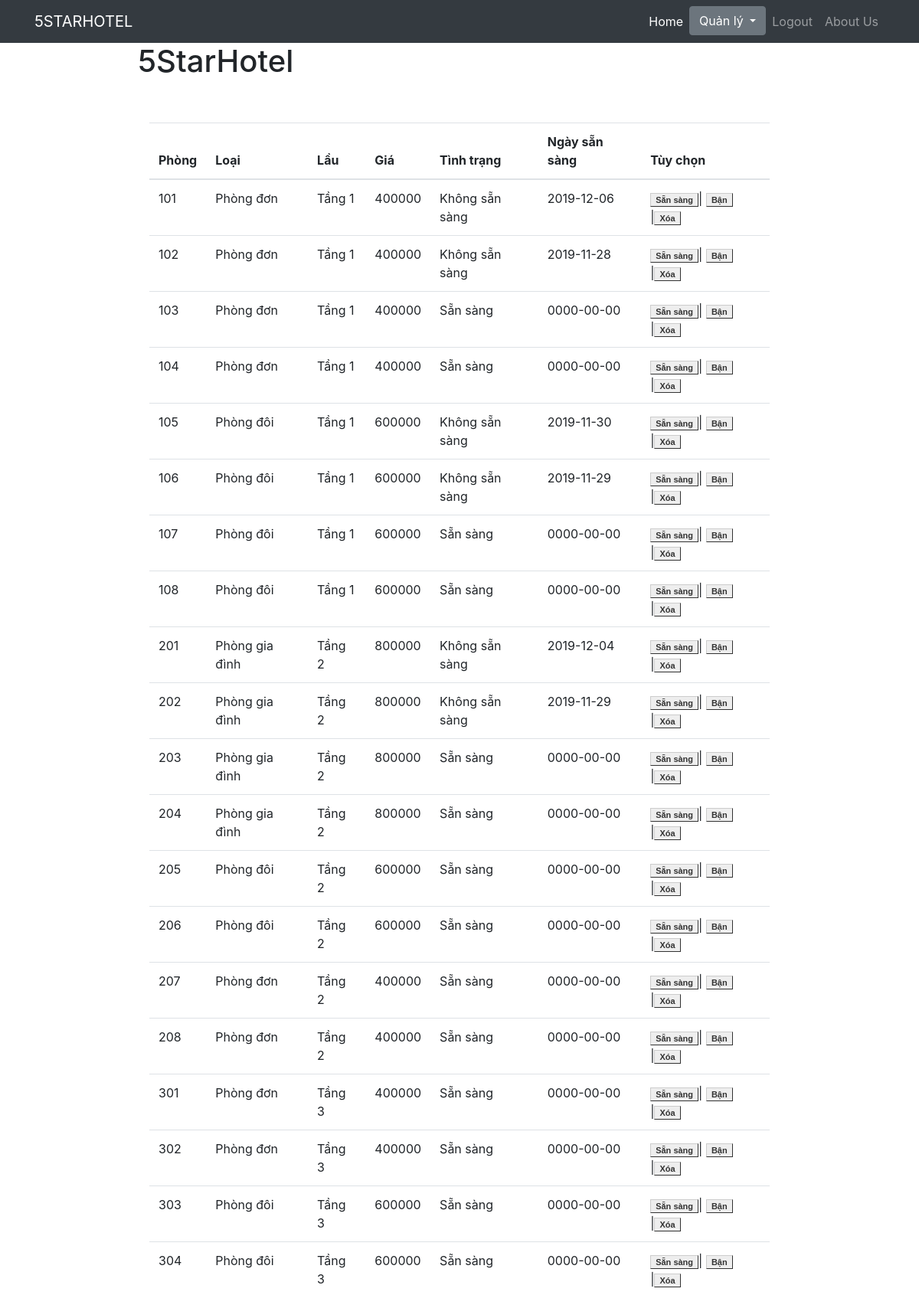
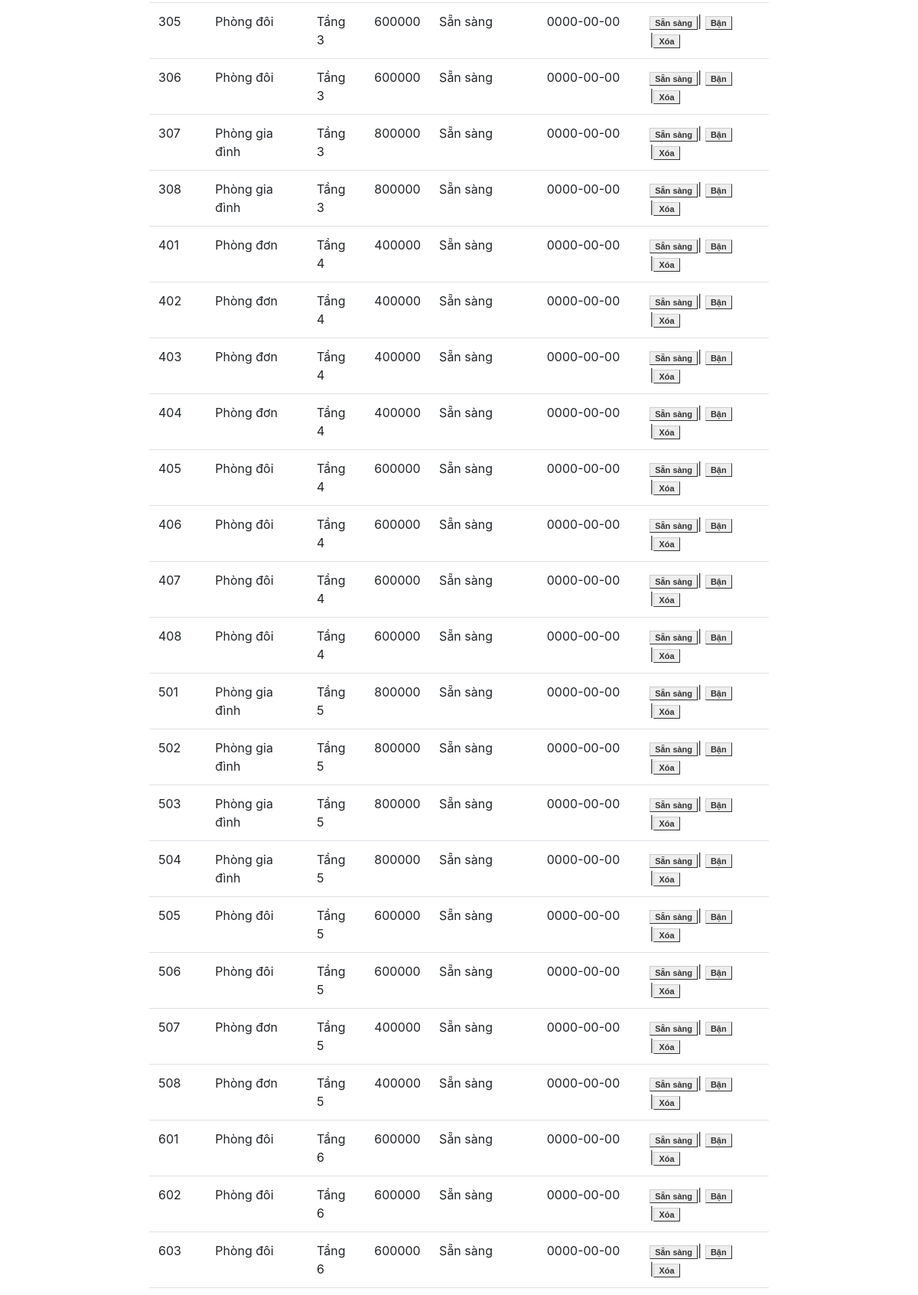
Page /doan/admin/room.php (signed in, upper part) on the committed database (2 pictures, top to bottom).
### tables this page shows
CREATE TABLE `room` (
  `idroom` int(11) NOT NULL,
  `room` int(11) NOT NULL,
  `idcat` int(11) NOT NULL,
  `idfloor` int(11) NOT NULL,
  `isready` varchar(255) NOT NULL,
  `edate` date NOT NULL
);

CREATE TABLE `category` (
  `idcat` int(11) NOT NULL,
  `namecat` varchar(255) NOT NULL,
  `price` int(20) NOT NULL,
  `description` varchar(255) NOT NULL,
  `ac` varchar(255) NOT NULL
);

CREATE TABLE `floor` (
  `idfloor` int(11) NOT NULL,
  `floor` varchar(255) NOT NULL
);

### doan/admin/room.php (the view, shortened to what this page needs)
<!DOCTYPE html>
<html lang="en">
<head>
	<link href="https://maxcdn.bootstrapcdn.com/bootstrap/4.0.0/css/bootstrap.min.css" rel="stylesheet">
	<link rel="stylesheet" href="https://cdnjs.cloudflare.com/ajax/libs/font-awesome/4.7.0/css/font-awesome.min.css">
	<link rel="stylesheet" type="text/css" href="https://cdn.datatables.net/v/dt/dt-1.10.16/datatables.min.css"/>
    <link rel="stylesheet" href="https://maxcdn.bootstrapcdn.com/bootstrap/4.0.0/css/bootstrap.min.css">
</head>
<body>
  <?php require 'navigation.php'; ?>
  <div id="form" class="container wrapper" >
	<div id="logo" class="row">
		<h1>5StarHotel</h1>
	</div>
	<table id="roomtable" class="table">
            <thead>
				<th>Phòng</th>
				<th>Loại</th>
				<th>Lầu</th>
				<th>Giá</th>
				<th>Tình trạng</th>
				<th>Ngày sẵn sàng</th>
				<th>Tùy chọn</th>
            </thead>
			<tbody>
	<?php
				$room = "SELECT * FROM room WHERE 1";
				require_once("../conn.php");
				$result = $conn->query($room);
				if ($result->num_rows > 0) {
					while($row = $result->fetch_assoc()) {
						$idcat = $row['idcat'];
						$idfloor = $row['idfloor'];
						$cat = "SELECT * FROM category WHERE (idcat = '$idcat' )";
						$fl = "SELECT * FROM floor WHERE (idfloor = '$idfloor' )";
						$rcat = $conn->query($cat);
						$rfl = $conn->query($fl);
						$rowcat = $rcat->fetch_assoc();
						$rowfl = $rfl->fetch_assoc();
	?>
				<div class="container mt-5">
				<tr>
					<td><?php echo $row['room']; ?></td>
					<td><?php if($idcat == $rowcat['idcat']){
								echo $rowcat['namecat'];
								}; ?></td>
					<td><?php echo $rowfl['floor']; ?></td>
					<td><?php echo $rowcat['price']; ?></td>
					<td><?php if($row['isready'] == "ready"){
								echo "Sẵn sàng";
								}
								else{
									echo "Không sẵn sàng";
								}
								?></td>
					<td><?php echo $row['edate']; ?></td>
					<td><a class="button" href="option.php?id=<?php echo $row['idroom'];?>&type=ready">Sẵn sàng</a>|
					<a class="button" href="option.php?id=<?php echo $row['idroom'];?>&type=busy">Bận</a>
					|<a class="button" href="option.php?id=<?php echo $row['idroom'];?>&type=del">Xóa</a></td>
				</tr>
	<?php
					}
				}
	?>
				</tbody>
			</table>
		</div>
</body>
</html>

### doan/admin/room.php (style rules this page uses)
#form { width: 70%; }
.button { font: bold 11px Arial; text-decoration: none; background-color: #EEEEEE; color: #333333; padding: 2px 6px 2px 6px; border-top: 1px solid #CCCCCC; border-right: 1px solid #333333; border-bottom: 1px solid #333333; border-left: 1px solid #CCCCCC; }

### rows in the picture
room: room "101", idcat.namecat "Phòng đơn", idfloor.floor "Tầng 1", idcat.price "400000", isready "Không sẵn sàng", edate "2019-12-06"
room: room "102", idcat.namecat "Phòng đơn", idfloor.floor "Tầng 1", idcat.price "400000", isready "Không sẵn sàng", edate "2019-11-28"
room: room "103", idcat.namecat "Phòng đơn", idfloor.floor "Tầng 1", idcat.price "400000", isready "Sẵn sàng", edate "0000-00-00"
room: room "104", idcat.namecat "Phòng đơn", idfloor.floor "Tầng 1", idcat.price "400000", isready "Sẵn sàng", edate "0000-00-00"
room: room "105", idcat.namecat "Phòng đôi", idfloor.floor "Tầng 1", idcat.price "600000", isready "Không sẵn sàng", edate "2019-11-30"
room: room "106", idcat.namecat "Phòng đôi", idfloor.floor "Tầng 1", idcat.price "600000", isready "Không sẵn sàng", edate "2019-11-29"
room: room "107", idcat.namecat "Phòng đôi", idfloor.floor "Tầng 1", idcat.price "600000", isready "Sẵn sàng", edate "0000-00-00"
room: room "108", idcat.namecat "Phòng đôi", idfloor.floor "Tầng 1", idcat.price "600000", isready "Sẵn sàng", edate "0000-00-00"
room: room "201", idcat.namecat "Phòng gia đình", idfloor.floor "Tầng 2", idcat.price "800000", isready "Không sẵn sàng", edate "2019-12-04"
room: room "202", idcat.namecat "Phòng gia đình", idfloor.floor "Tầng 2", idcat.price "800000", isready "Không sẵn sàng", edate "2019-11-29"
room: room "203", idcat.namecat "Phòng gia đình", idfloor.floor "Tầng 2", idcat.price "800000", isready "Sẵn sàng", edate "0000-00-00"
room: room "204", idcat.namecat "Phòng gia đình", idfloor.floor "Tầng 2", idcat.price "800000", isready "Sẵn sàng", edate "0000-00-00"
room: room "205", idcat.namecat "Phòng đôi", idfloor.floor "Tầng 2", idcat.price "600000", isready "Sẵn sàng", edate "0000-00-00"
room: room "206", idcat.namecat "Phòng đôi", idfloor.floor "Tầng 2", idcat.price "600000", isready "Sẵn sàng", edate "0000-00-00"
room: room "207", idcat.namecat "Phòng đơn", idfloor.floor "Tầng 2", idcat.price "400000", isready "Sẵn sàng", edate "0000-00-00"
room: room "208", idcat.namecat "Phòng đơn", idfloor.floor "Tầng 2", idcat.price "400000", isready "Sẵn sàng", edate "0000-00-00"
room: room "301", idcat.namecat "Phòng đơn", idfloor.floor "Tầng 3", idcat.price "400000", isready "Sẵn sàng", edate "0000-00-00"
room: room "302", idcat.namecat "Phòng đơn", idfloor.floor "Tầng 3", idcat.price "400000", isready "Sẵn sàng", edate "0000-00-00"
room: room "303", idcat.namecat "Phòng đôi", idfloor.floor "Tầng 3", idcat.price "600000", isready "Sẵn sàng", edate "0000-00-00"
room: room "304", idcat.namecat "Phòng đôi", idfloor.floor "Tầng 3", idcat.price "600000", isready "Sẵn sàng", edate "0000-00-00"
room: room "305", idcat.namecat "Phòng đôi", idfloor.floor "Tầng 3", idcat.price "600000", isready "Sẵn sàng", edate "0000-00-00"
room: room "306", idcat.namecat "Phòng đôi", idfloor.floor "Tầng 3", idcat.price "600000", isready "Sẵn sàng", edate "0000-00-00"
room: room "307", idcat.namecat "Phòng gia đình", idfloor.floor "Tầng 3", idcat.price "800000", isready "Sẵn sàng", edate "0000-00-00"
room: room "308", idcat.namecat "Phòng gia đình", idfloor.floor "Tầng 3", idcat.price "800000", isready "Sẵn sàng", edate "0000-00-00"
room: room "401", idcat.namecat "Phòng đơn", idfloor.floor "Tầng 4", idcat.price "400000", isready "Sẵn sàng", edate "0000-00-00"
room: room "402", idcat.namecat "Phòng đơn", idfloor.floor "Tầng 4", idcat.price "400000", isready "Sẵn sàng", edate "0000-00-00"
room: room "403", idcat.namecat "Phòng đơn", idfloor.floor "Tầng 4", idcat.price "400000", isready "Sẵn sàng", edate "0000-00-00"
room: room "404", idcat.namecat "Phòng đơn", idfloor.floor "Tầng 4", idcat.price "400000", isready "Sẵn sàng", edate "0000-00-00"
room: room "405", idcat.namecat "Phòng đôi", idfloor.floor "Tầng 4", idcat.price "600000", isready "Sẵn sàng", edate "0000-00-00"
room: room "406", idcat.namecat "Phòng đôi", idfloor.floor "Tầng 4", idcat.price "600000", isready "Sẵn sàng", edate "0000-00-00"
room: room "407", idcat.namecat "Phòng đôi", idfloor.floor "Tầng 4", idcat.price "600000", isready "Sẵn sàng", edate "0000-00-00"
room: room "408", idcat.namecat "Phòng đôi", idfloor.floor "Tầng 4", idcat.price "600000", isready "Sẵn sàng", edate "0000-00-00"
room: room "501", idcat.namecat "Phòng gia đình", idfloor.floor "Tầng 5", idcat.price "800000", isready "Sẵn sàng", edate "0000-00-00"
room: room "502", idcat.namecat "Phòng gia đình", idfloor.floor "Tầng 5", idcat.price "800000", isready "Sẵn sàng", edate "0000-00-00"
room: room "503", idcat.namecat "Phòng gia đình", idfloor.floor "Tầng 5", idcat.price "800000", isready "Sẵn sàng", edate "0000-00-00"
room: room "504", idcat.namecat "Phòng gia đình", idfloor.floor "Tầng 5", idcat.price "800000", isready "Sẵn sàng", edate "0000-00-00"
room: room "505", idcat.namecat "Phòng đôi", idfloor.floor "Tầng 5", idcat.price "600000", isready "Sẵn sàng", edate "0000-00-00"
room: room "506", idcat.namecat "Phòng đôi", idfloor.floor "Tầng 5", idcat.price "600000", isready "Sẵn sàng", edate "0000-00-00"
room: room "507", idcat.namecat "Phòng đơn", idfloor.floor "Tầng 5", idcat.price "400000", isready "Sẵn sàng", edate "0000-00-00"
room: room "508", idcat.namecat "Phòng đơn", idfloor.floor "Tầng 5", idcat.price "400000", isready "Sẵn sàng", edate "0000-00-00"
room: room "601", idcat.namecat "Phòng đôi", idfloor.floor "Tầng 6", idcat.price "600000", isready "Sẵn sàng", edate "0000-00-00"
room: room "602", idcat.namecat "Phòng đôi", idfloor.floor "Tầng 6", idcat.price "600000", isready "Sẵn sàng", edate "0000-00-00"
room: room "603", idcat.namecat "Phòng đôi", idfloor.floor "Tầng 6", idcat.price "600000", isready "Sẵn sàng", edate "0000-00-00"
